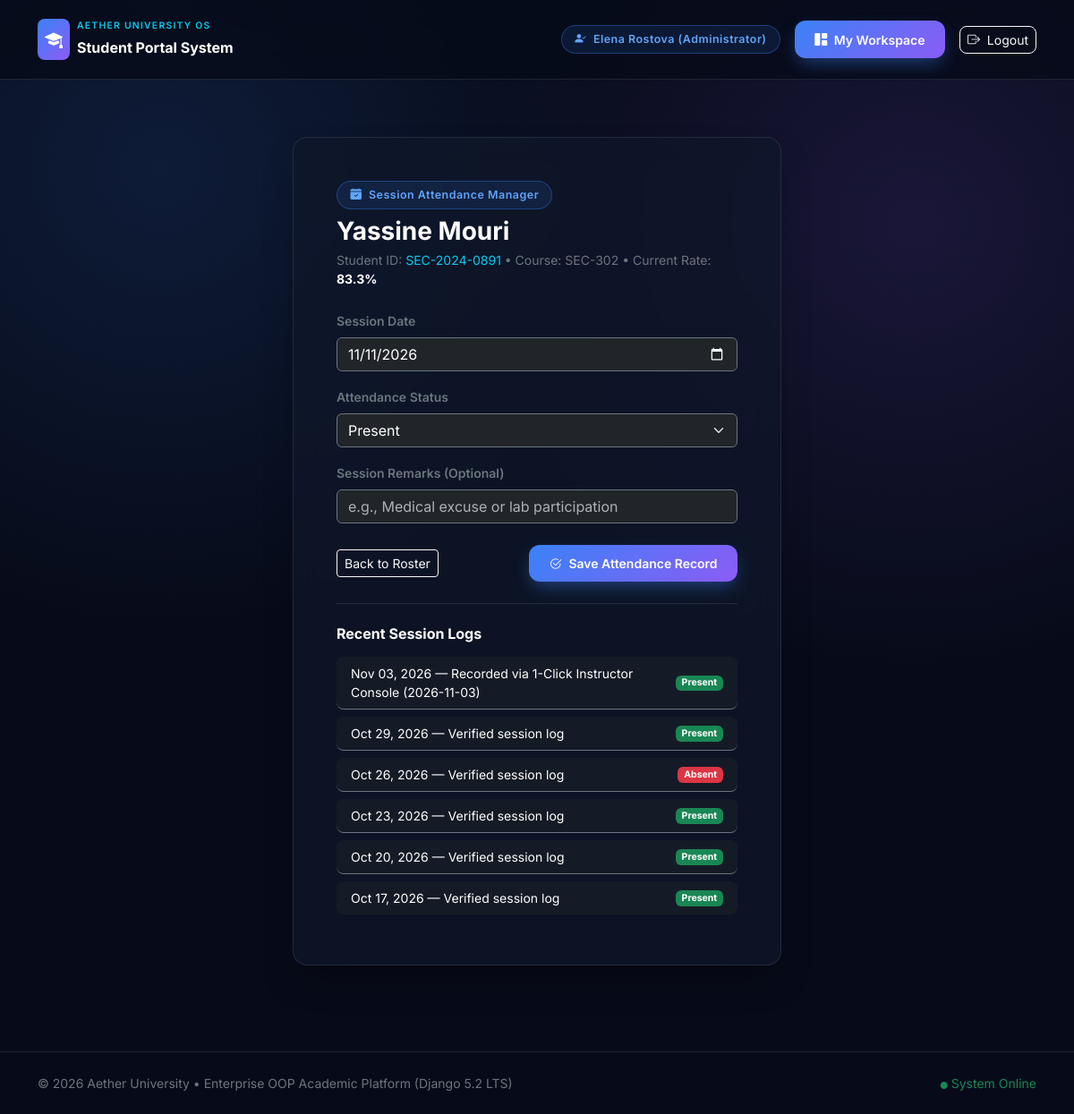
The app's page /instructor/attendance/3/ (signed in), older data.
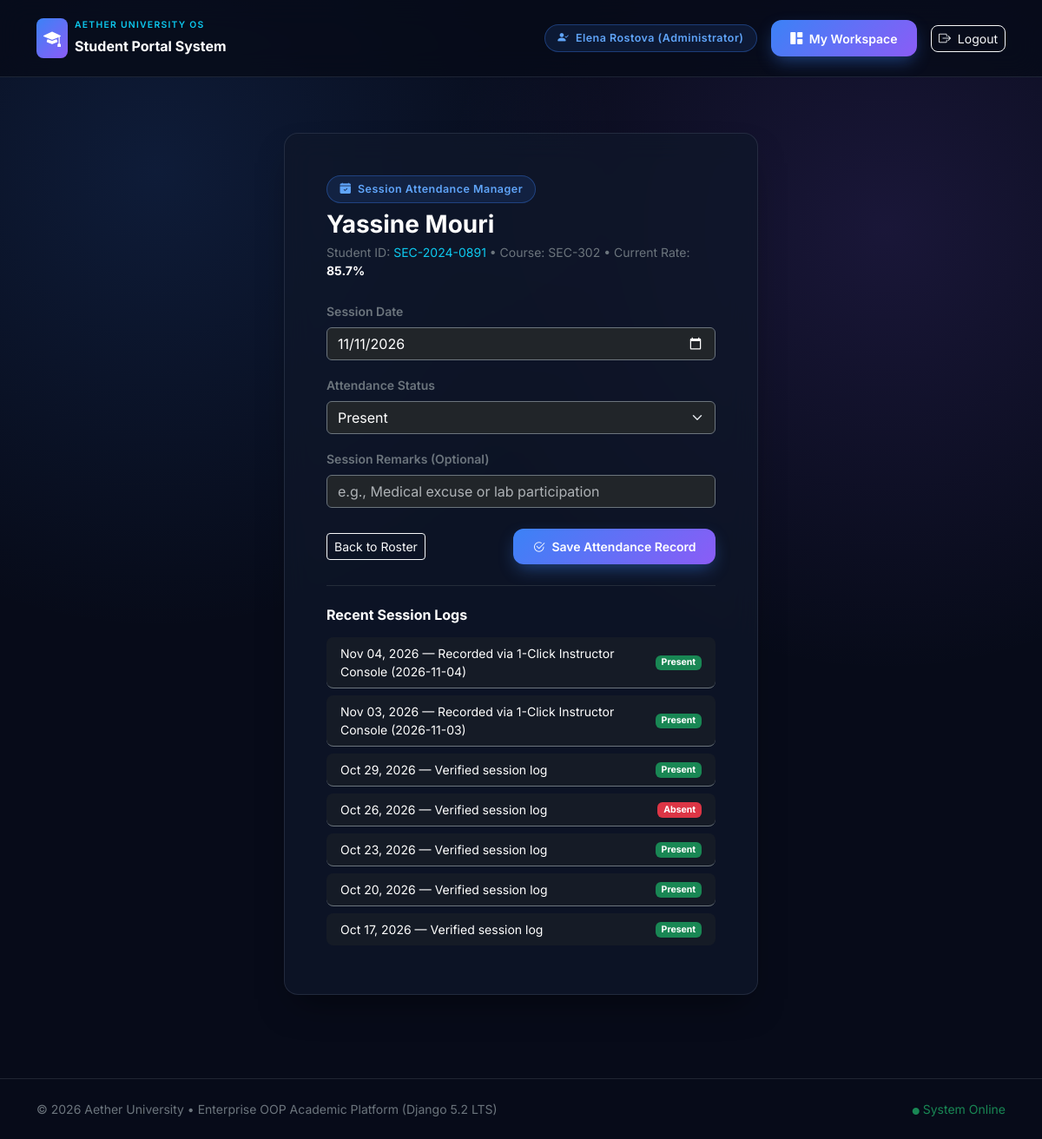
The same page, newer data.
### apps/accounts/models.py (models this page shows, shortened)
class User(AbstractUser):
    class Role(models.TextChoices):
        STUDENT = 'STUDENT', 'Student'
        INSTRUCTOR = 'INSTRUCTOR', 'Instructor'
        ADMINISTRATOR = 'ADMINISTRATOR', 'Administrator'
    role = models.CharField(
        max_length=20,
        choices=Role.choices,
        default=Role.STUDENT,
    )
    phone_number = models.CharField(max_length=25, blank=True)
    avatar = models.ImageField(upload_to='avatars/', blank=True, null=True)
    def get_full_display_name(self) -> str:
        full_name = f"{self.first_name} {self.last_name}".strip()
        return full_name if full_name else self.username
    def get_dashboard_url(self) -> str:
        if self.role == self.Role.ADMINISTRATOR or self.is_superuser:
            return reverse('admin_dashboard')
        if self.role == self.Role.INSTRUCTOR:
            return reverse('instructor_dashboard')
        return reverse('student_dashboard')

class TimeStampedModel(models.Model):
    created_at = models.DateTimeField(auto_now_add=True)
    updated_at = models.DateTimeField(auto_now=True)
    class Meta:
        abstract = True

class Student(TimeStampedModel):
    class AcademicStatus(models.TextChoices):
        GOOD_STANDING = 'GOOD_STANDING', 'Good Standing'
        HONORS = 'HONORS', 'Dean’s Honors List'
        PROBATION = 'PROBATION', 'Academic Probation'
    user = models.OneToOneField(
        User,
        on_delete=models.CASCADE,
        related_name='student_profile',
    )
    student_id = models.CharField(max_length=25, unique=True)
    department = models.ForeignKey(
        'academics.Department',
        on_delete=models.PROTECT,
        related_name='students',
    )
    current_semester_number = models.PositiveSmallIntegerField(default=1)
    admission_year = models.PositiveIntegerField(default=2026)
    academic_status = models.CharField(
        max_length=20,
        choices=AcademicStatus.choices,
        default=AcademicStatus.GOOD_STANDING,
    )

### apps/academics/models.py (models this page shows, shortened)
class Enrollment(TimeStampedModel):
    class Status(models.TextChoices):
        ENROLLED = 'ENROLLED', 'Enrolled'
        COMPLETED = 'COMPLETED', 'Completed'
        WITHDRAWN = 'WITHDRAWN', 'Withdrawn'
    student = models.ForeignKey(
        'accounts.Student',
        on_delete=models.CASCADE,
        related_name='enrollments',
    )
    course = models.ForeignKey(
        Course,
        on_delete=models.CASCADE,
        related_name='enrollments',
    )
    semester = models.ForeignKey(
        AcademicSemester,
        on_delete=models.CASCADE,
        related_name='enrollments',
    )
    status = models.CharField(
        max_length=15,
        choices=Status.choices,
        default=Status.ENROLLED,
    )
    class Meta:
        unique_together = ('student', 'course', 'semester')
    def course_attendance_percentage(self) -> float:
        with connection.cursor() as cursor:
            cursor.execute(
                """
                SELECT
                    COALESCE(
                        ROUND(
                            100.0 * SUM(CASE WHEN status IN ('PRESENT', 'LATE', 'EXCUSED') THEN 1 ELSE 0 END)
                            / NULLIF(COUNT(id), 0),
                            1
                        ),
                        100.0
                    )
                FROM academics_attendance
                WHERE enrollment_id = %s
                """,
                [self.id],
            )
            return float(cursor.fetchone()[0])

class Course(TimeStampedModel):
    code = models.CharField(max_length=20, unique=True)
    title = models.CharField(max_length=140)
    description = models.TextField(blank=True)
    credits = models.PositiveSmallIntegerField(default=4)
    max_capacity = models.PositiveSmallIntegerField(default=35)
    department = models.ForeignKey(
        Department,
        on_delete=models.CASCADE,
        related_name='courses',
    )
    instructor = models.ForeignKey(
        'accounts.Instructor',
        on_delete=models.SET_NULL,
        null=True,
        blank=True,
        related_name='assigned_courses',
    )
    semester = models.ForeignKey(
        AcademicSemester,
        on_delete=models.CASCADE,
        related_name='courses',
    )
    prerequisite = models.ForeignKey(
        'self',
        on_delete=models.SET_NULL,
        null=True,
        blank=True,
        related_name='dependent_courses',
    )
    schedule_days = models.CharField(max_length=50, default='Mon / Wed')
    schedule_time = models.CharField(max_length=50, default='09:00 - 10:30')
    room_number = models.CharField(max_length=30, default='Lab A-304')

class Attendance(TimeStampedModel):
    class Status(models.TextChoices):
        PRESENT = 'PRESENT', 'Present'
        ABSENT = 'ABSENT', 'Absent'
        LATE = 'LATE', 'Late'
        EXCUSED = 'EXCUSED', 'Excused'
    enrollment = models.ForeignKey(
        Enrollment,
        on_delete=models.CASCADE,
        related_name='attendance_records',
    )
    session_date = models.DateField()
    status = models.CharField(
        max_length=12,
        choices=Status.choices,
        default=Status.PRESENT,
    )
    remarks = models.CharField(max_length=150, blank=True)
    class Meta:
        unique_together = ('enrollment', 'session_date')
        ordering = ['-session_date']

### apps/academics/views.py (the view, shortened to what this page needs)
# urls.py: path('instructor/attendance/<int:enrollment_id>/', academic_views.instructor_attendance_view, name='instructor_attendance'),
@login_required(login_url='login')
def instructor_attendance_view(request, enrollment_id):
    enrollment = get_object_or_404(Enrollment, id=enrollment_id)
    context = {
        'enrollment': enrollment,
        'statuses': Attendance.Status.choices,
        'today': date.today(),
        'history': enrollment.attendance_records.all()[:10],
    }
    return render(request, 'instructors/attendance_form.html', context)

### templates/instructors/attendance_form.html (shortened to what this page needs)
{% extends 'base.html' %}
{% block content %}
<div class="container py-5">
    <div class="row justify-content-center">
        <div class="col-lg-6">
            <div class="glass-card p-4 p-md-5">
                <span class="badge-pill-glow mb-2 d-inline-block">
                    <i class="bi bi-calendar-check-fill me-1"></i> Session Attendance Manager
                </span>
                <h3 class="fw-bold text-white mb-1">{{ enrollment.student.user.get_full_display_name }}</h3>
                <p class="text-secondary small mb-4">
                    Student ID: <span class="text-info">{{ enrollment.student.student_id }}</span> • Course: {{ enrollment.course.code }}
                    • Current Rate: <strong class="text-white">{{ enrollment.course_attendance_percentage }}%</strong>
                </p>
                <form method="post" class="mb-4 pb-4 border-bottom border-secondary border-opacity-25">
                    <div class="mb-3">
                        <label class="form-label small text-secondary fw-semibold">Session Date</label>
                        <input type="date" name="session_date" value="{{ today|date:'Y-m-d' }}"
                               class="form-control bg-dark border-secondary text-white" required>
                    </div>
                    <div class="mb-3">
                        <label class="form-label small text-secondary fw-semibold">Attendance Status</label>
                        <select name="status" class="form-select bg-dark border-secondary text-white">
                            {% for val, label in statuses %}
                                <option value="{{ val }}">{{ label }}</option>
                            {% endfor %}
                        </select>
                    </div>
                    <div class="mb-4">
                        <label class="form-label small text-secondary fw-semibold">Session Remarks (Optional)</label>
                        <input type="text" name="remarks" placeholder="e.g., Medical excuse or lab participation"
                               class="form-control bg-dark border-secondary text-white">
                    </div>
                    <div class="d-flex justify-content-between align-items-center">
                        <a href="{% url 'instructor_dashboard' %}" class="btn btn-outline-light btn-sm">Back to Roster</a>
                        <button type="submit" class="btn btn-gradient-primary btn-sm">
                            <i class="bi bi-check2-circle me-1"></i> Save Attendance Record
                        </button>
                    </div>
                </form>
                <h6 class="fw-bold text-white mb-3">Recent Session Logs</h6>
                <div class="list-group list-group-flush bg-transparent">
                    {% for record in history %}
                    <div class="list-group-item bg-dark bg-opacity-50 border-secondary text-white d-flex justify-content-between align-items-center py-2 rounded-3 mb-2 small">
                        <span>{{ record.session_date|date:"M d, Y" }} — {{ record.remarks|default:"Standard session" }}</span>
                        <span class="badge {% if record.status == 'ABSENT' %}bg-danger{% else %}bg-success{% endif %}">
                            {{ record.get_status_display }}
                        </span>
                    </div>
                    {% empty %}
                    <p class="text-secondary small mb-0">No attendance sessions recorded yet.</p>
                    {% endfor %}
                </div>
            </div>
        </div>
    </div>
</div>
{% endblock %}

### templates/base.html (shortened to what this page needs)
{% load static %}
<!DOCTYPE html>
<html lang="en" data-bs-theme="dark">
<head>
    <link href="https://cdn.jsdelivr.net/npm/bootstrap@5.3.3/dist/css/bootstrap.min.css" rel="stylesheet">
    <link href="https://cdn.jsdelivr.net/npm/bootstrap-icons@1.11.3/font/bootstrap-icons.min.css" rel="stylesheet">
    <link rel="stylesheet" href="{% static 'css/portal.css' %}">
</head>
<body>
    <nav class="navbar navbar-expand-lg glass-navbar sticky-top py-3">
        <div class="container">
            <a class="navbar-brand d-flex align-items-center gap-2 fw-bold text-white" href="{% url 'landing' %}">
                <span class="d-inline-flex align-items-center justify-content-center rounded-3 p-2"
                      style="background: linear-gradient(135deg, #3B82F6, #8B5CF6);">
                    <i class="bi bi-mortarboard-fill text-white fs-5"></i>
                </span>
                <div>
                    <span class="d-block text-uppercase text-info fw-semibold" style="font-size: 0.65rem; letter-spacing: 0.12em;">
                        Aether University OS
                    </span>
                    <span class="fs-6">Student Portal System</span>
                </div>
            </a>
            <div class="d-flex align-items-center gap-3">
                {% if user.is_authenticated %}
                    <span class="badge-pill-glow d-none d-md-inline-block">
                        <i class="bi bi-person-check-fill me-1"></i>
                        {{ user.get_full_display_name }} ({{ user.get_role_display }})
                    </span>
                    <a href="{{ user.get_dashboard_url }}" class="btn btn-gradient-primary btn-sm">
                        <i class="bi bi-grid-1x2-fill me-1"></i> My Workspace
                    </a>
                    <a href="{% url 'logout' %}" class="btn btn-outline-light btn-sm rounded-3">
                        <i class="bi bi-box-arrow-right me-1"></i> Logout
                    </a>
                {% endif %}
            </div>
        </div>
    </nav>
    <main>
        {% block content %}{% endblock %}
    </main>
    <footer class="border-top border-secondary border-opacity-25 py-4 mt-5">
        <div class="container d-flex flex-column flex-md-row justify-content-between align-items-center text-secondary small">
            <div>© 2026 Aether University • Enterprise OOP Academic Platform (Django 5.2 LTS)</div>
            <div class="mt-2 mt-md-0">
                <span class="text-success"><i class="bi bi-circle-fill me-1" style="font-size: 0.5rem;"></i>System Online</span>
            </div>
        </div>
    </footer>
</body>
</html>

### static/css/portal.css (style rules this page uses)
:root { --bg-deep-navy: #070B19; --bg-slate-card: rgba(15, 23, 42, 0.75); --border-glass: rgba(148, 163, 184, 0.16); --accent-blue: #3B82F6; --accent-violet: #8B5CF6; --accent-emerald: #10B981; --text-primary: #F8FAFC; --text-muted: #94A3B8; }
body { background-color: var(--bg-deep-navy); background-image: radial-gradient(circle at 15% 15%, rgba(59, 130, 246, 0.14), transparent 35%), radial-gradient(circle at 85% 20%, rgba(139, 92, 246, 0.14), transparent 35%); color: var(--text-primary); font-family: 'Inter', system-ui, -apple-system, sans-serif; min-height: 100vh; overflow-x: hidden; }
.glass-navbar { background: rgba(7, 11, 25, 0.82); backdrop-filter: blur(16px); border-bottom: 1px solid var(--border-glass); }
.glass-card { background: var(--bg-slate-card); backdrop-filter: blur(16px); border: 1px solid var(--border-glass); border-radius: 1rem; box-shadow: 0 20px 40px -15px rgba(0, 0, 0, 0.5); transition: transform 0.25s ease, border-color 0.25s ease, box-shadow 0.25s ease; }
.btn-gradient-primary { background: linear-gradient(135deg, var(--accent-blue), var(--accent-violet)); border: none; color: #ffffff; font-weight: 600; padding: 0.65rem 1.4rem; border-radius: 0.75rem; box-shadow: 0 8px 20px -4px rgba(59, 130, 246, 0.45); transition: all 0.2s ease; }
.badge-pill-glow { background: rgba(59, 130, 246, 0.12); border: 1px solid rgba(59, 130, 246, 0.35); color: #60A5FA; border-radius: 9999px; padding: 0.35rem 0.9rem; font-size: 0.78rem; font-weight: 600; letter-spacing: 0.04em; }

Row changes from the older to the newer data that the page shows:
computed for Enrollment "Yassine Mouri": course_attendance_percentage "83.3" → "85.7"
added Attendance: session_date "Nov 04, 2026", remarks "Recorded via 1-Click Instructor Console (2026-11-04)", status "Present"
